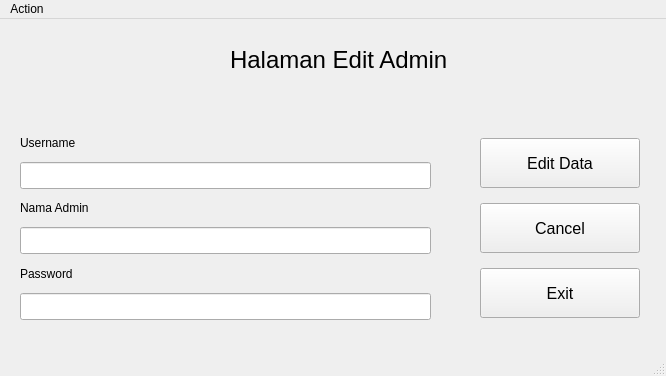
<?xml version="1.0" encoding="UTF-8"?>
<ui version="4.0">
 <class>MainWindow</class>
 <widget class="QMainWindow" name="MainWindow">
  <property name="geometry">
   <rect>
    <x>0</x>
    <y>0</y>
    <width>666</width>
    <height>376</height>
   </rect>
  </property>
  <property name="minimumSize">
   <size>
    <width>666</width>
    <height>376</height>
   </size>
  </property>
  <property name="windowTitle">
   <string>MainWindow</string>
  </property>
  <widget class="QWidget" name="centralwidget">
   <widget class="QWidget" name="verticalLayoutWidget_2">
    <property name="geometry">
     <rect>
      <x>480</x>
      <y>110</y>
      <width>160</width>
      <height>201</height>
     </rect>
    </property>
    <layout class="QVBoxLayout" name="verticalLayout_2">
     <item>
      <widget class="QPushButton" name="btn_update">
       <property name="maximumSize">
        <size>
         <width>16777215</width>
         <height>50</height>
        </size>
       </property>
       <property name="font">
        <font>
         <pointsize>12</pointsize>
        </font>
       </property>
       <property name="text">
        <string>Edit Data</string>
       </property>
      </widget>
     </item>
     <item>
      <widget class="QPushButton" name="btn_cancel">
       <property name="maximumSize">
        <size>
         <width>16777215</width>
         <height>50</height>
        </size>
       </property>
       <property name="font">
        <font>
         <pointsize>12</pointsize>
        </font>
       </property>
       <property name="text">
        <string>Cancel</string>
       </property>
      </widget>
     </item>
     <item>
      <widget class="QPushButton" name="btn_exit">
       <property name="maximumSize">
        <size>
         <width>16777215</width>
         <height>50</height>
        </size>
       </property>
       <property name="font">
        <font>
         <pointsize>12</pointsize>
        </font>
       </property>
       <property name="text">
        <string>Exit</string>
       </property>
      </widget>
     </item>
    </layout>
   </widget>
   <widget class="QLabel" name="label_5">
    <property name="geometry">
     <rect>
      <x>230</x>
      <y>20</y>
      <width>221</width>
      <height>41</height>
     </rect>
    </property>
    <property name="font">
     <font>
      <pointsize>18</pointsize>
     </font>
    </property>
    <property name="text">
     <string>Halaman Edit Admin</string>
    </property>
   </widget>
   <widget class="QWidget" name="verticalLayoutWidget">
    <property name="geometry">
     <rect>
      <x>20</x>
      <y>110</y>
      <width>411</width>
      <height>191</height>
     </rect>
    </property>
    <layout class="QVBoxLayout" name="verticalLayout">
     <item>
      <widget class="QLabel" name="label_4">
       <property name="text">
        <string>Username</string>
       </property>
      </widget>
     </item>
     <item>
      <widget class="QLineEdit" name="edit_username">
       <property name="maximumSize">
        <size>
         <width>16777215</width>
         <height>30</height>
        </size>
       </property>
      </widget>
     </item>
     <item>
      <widget class="QLabel" name="label_2">
       <property name="text">
        <string>Nama Admin</string>
       </property>
      </widget>
     </item>
     <item>
      <widget class="QLineEdit" name="edit_nama">
       <property name="maximumSize">
        <size>
         <width>16777215</width>
         <height>30</height>
        </size>
       </property>
      </widget>
     </item>
     <item>
      <widget class="QLabel" name="label">
       <property name="text">
        <string>Password</string>
       </property>
      </widget>
     </item>
     <item>
      <widget class="QLineEdit" name="edit_password">
       <property name="maximumSize">
        <size>
         <width>16777215</width>
         <height>30</height>
        </size>
       </property>
      </widget>
     </item>
    </layout>
   </widget>
  </widget>
  <widget class="QMenuBar" name="menubar">
   <property name="geometry">
    <rect>
     <x>0</x>
     <y>0</y>
     <width>666</width>
     <height>21</height>
    </rect>
   </property>
   <widget class="QMenu" name="menuAction">
    <property name="title">
     <string>Action</string>
    </property>
    <addaction name="actionLogout"/>
   </widget>
   <addaction name="menuAction"/>
  </widget>
  <widget class="QStatusBar" name="statusbar"/>
  <action name="actionLogout">
   <property name="text">
    <string>Logout</string>
   </property>
  </action>
 </widget>
 <resources/>
 <connections/>
</ui>
